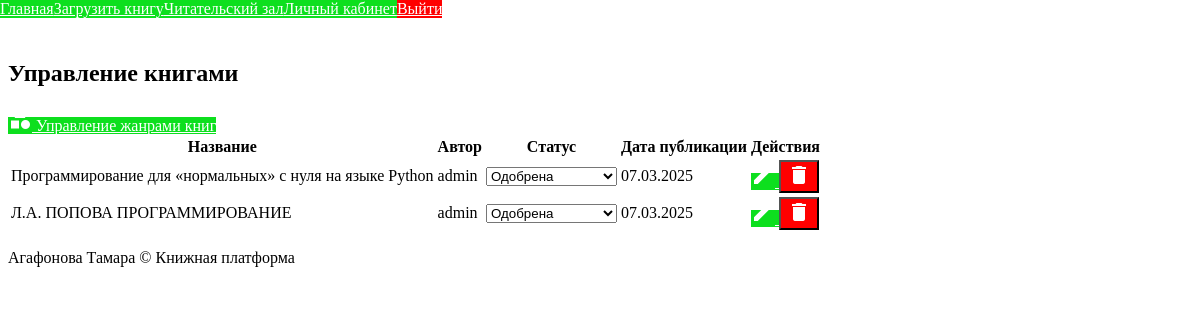
Page /admin/books (signed in) on the earlier database version.
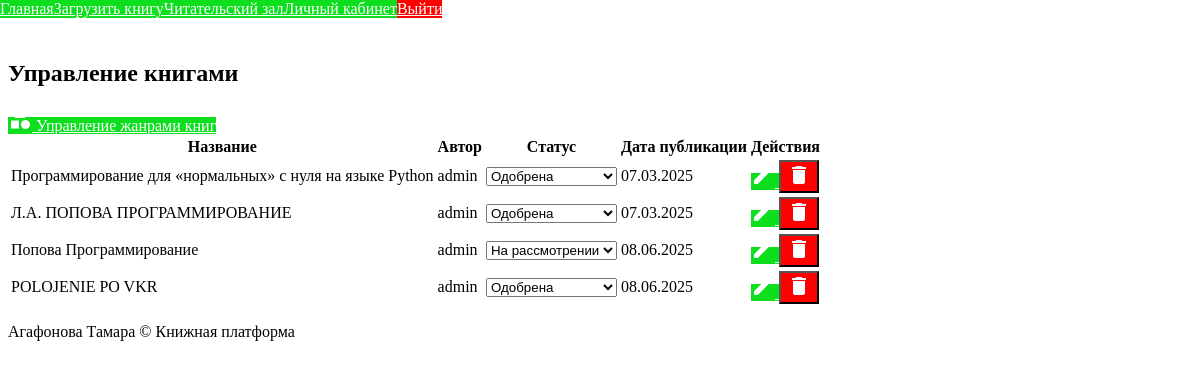
Same page on the later database version.
### app/books/models.py (models this page shows)
class Book(db.Model):
    __tablename__ = 'books'
    id = db.Column(db.Integer, primary_key=True)
    title = db.Column(db.String(200), nullable=False)
    description = db.Column(db.Text)
    author_id = db.Column(db.Integer, db.ForeignKey('users.id'))
    published_at = db.Column(db.DateTime, default=datetime.now)
    file_path = db.Column(db.String(255))
    cover_image = db.Column(db.String(255))
    status = db.Column(db.String(255), default='pending')
    genres = db.relationship('Genre', secondary='book_genres', back_populates='books')
    bookmarks = db.relationship('Bookmark', backref='book')
    likes = db.relationship('Like', backref='book')
    comments = db.relationship('Comment', backref='book')

### app/auth/models.py (models this page shows, shortened)
class User(db.Model, UserMixin):
    __tablename__ = 'users'
    id = db.Column(db.Integer, primary_key=True)
    username = db.Column(db.String(100), unique=True, nullable=False)
    email = db.Column(db.String(120), unique=True, nullable=False)
    password_hash = db.Column(db.String(255), nullable=False)
    role = db.Column(db.Enum(UserRole), default=UserRole.USER)
    first_name = db.Column(db.String(50))
    last_name = db.Column(db.String(50))
    bio = db.Column(db.Text)
    avatar = db.Column(db.String(255))
    created_at = db.Column(db.DateTime, default=datetime.now)
    last_login = db.Column(db.DateTime)
    books = db.relationship('Book', backref='author', lazy='dynamic')
    reading_clubs = db.relationship('ReadingClub', secondary='club_members', back_populates='members')
    recommendations = db.relationship('BookRecommendation', backref='user')
    is_active_status = db.Column(db.Boolean, default=True)
    blocked_until = db.Column(db.DateTime, nullable=True)
    block_reason = db.Column(db.String(255), nullable=True)
    failed_login_attempts = db.Column(db.Integer, default=0)
    last_failed_login = db.Column(db.DateTime, nullable=True)
    @property
    def is_active(self):
        if not self.is_active_status:
            return False
        if self.blocked_until and self.blocked_until > datetime.now():
            return False
        if self.blocked_until and self.blocked_until <= datetime.now():
            self.blocked_until = None
            self.failed_login_attempts = 0
        return True

### app/user/routes.py (the view)
@admin_bp.route('/books')
@roles_required(UserRole.ADMIN)
def manage_books():
    books = Book.query.all()
    return render_template(
        'admin/books.html',
        books=books,
        UserRole=UserRole
    )

### app/user/routes.py (called while the page is built)
def roles_required(*roles):
    def decorator(f):
        @wraps(f)
        def decorated_function(*args, **kwargs):
            if not current_user.is_authenticated:
                return redirect(url_for('auth.login'))
            if current_user.role not in roles:
                flash('Недостаточно прав', 'error')
                return redirect(url_for('main.index'))
            return f(*args, **kwargs)
        return decorated_function
    return decorator

### app/templates/admin/books.html (shortened to what this page needs)
{% extends "base.html" %}
{% block content %}
<div class="mui-container">
    <div class="mui-panel">
        <h2>Управление книгами</h2>
        <div class="mui-row">
            <div class="mui-col-md-12">
                <a href="{{ url_for('admin.manage_genres') }}" class="mui-btn mui-btn--primary">
                    <span class="material-icons">category</span> Управление жанрами книг
                </a>
            </div>
        </div>
        <div class="mui-table-responsive">
            <table class="mui-table mui-table--bordered">
                <thead>
                    <tr>
                        <th>Название</th>
                        <th>Автор</th>
                        <th>Статус</th>
                        <th>Дата публикации</th>
                        <th>Действия</th>
                    </tr>
                </thead>
                <tbody>
                    {% for book in books %}
                    <tr>
                        <td>{{ book.title }}</td>
                        <td>{{ book.author.username }}</td>
                        <td>
                            <form action="{{ url_for('admin.update_book', book_id=book.id) }}" method="POST" style="display: inline;">
                                <select name="status" onchange="this.form.submit()" class="mui-select">
                                    <option value="pending" {% if book.status == 'pending' %}selected{% endif %}>На рассмотрении</option>
                                    <option value="approved" {% if book.status == 'approved' %}selected{% endif %}>Одобрена</option>
                                </select>
                            </form>
                        </td>
                        <td>{{ book.published_at.strftime('%d.%m.%Y') if book.published_at else 'Не опубликована' }}</td>
                        <td>
                            <div class="mui-btn-group">
                                <a href="{{ url_for('admin.edit_book', book_id=book.id) }}" class="mui-btn mui-btn--small mui-btn--primary">
                                    <span class="material-icons">edit</span>
                                </a>
                                <form action="{{ url_for('admin.delete_book', book_id=book.id) }}" method="POST" style="display: inline;">
                                    <button type="submit" class="mui-btn mui-btn--small mui-btn--danger" onclick="return confirm('Вы уверены, что хотите удалить эту книгу?')">
                                        <span class="material-icons">delete</span>
                                    </button>
                                </form>
                            </div>
                        </td>
                    </tr>
                    {% endfor %}
                </tbody>
            </table>
        </div>
    </div>
</div>
{% endblock %}

Differences in the rows shown:
added Book: title "Попова Программирование", author.username "admin", status "На рассмотрении", published_at "08.06.2025"
added Book: title "POLOJENIE PO VKR", author.username "admin", status "Одобрена", published_at "08.06.2025"
